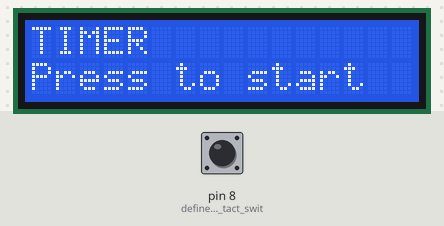
This sketch was run on a simulated Arduino Uno, built with avr-gcc and run on an emulated ATmega328P. Parts: 16×2 character LCD. The inputs (shaded band) are chosen by the test bench; at power-on: pin 8 (defined_pin_for_tact_swit) HIGH.

Above: at 0.9 s.
1.0 s: pin 8 (defined_pin_for_tact_swit) pulled LOW for 0.15 s
At 1.4 s:
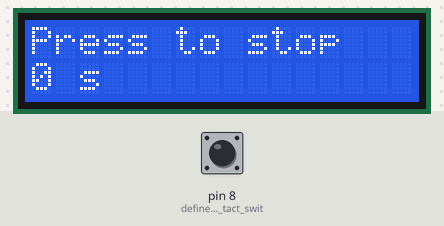
3.1 s: pin 8 (defined_pin_for_tact_swit) pulled LOW for 1 s
At 4.5 s:
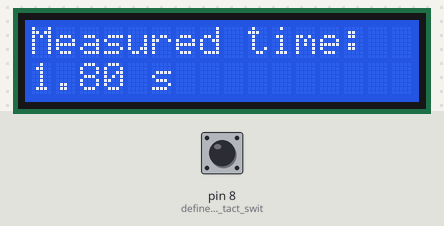
Timing chart, 0 to 6.1 s (numbered marks = the images above; inputs shaded):
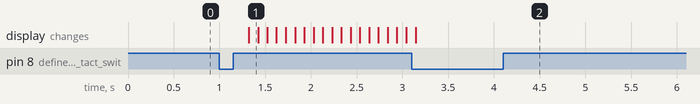

Measured:
- after the input at 1.0 s, the display: changes after 0.32 s (image 1)
- after the input at 3.1 s, the display: changes after 0.05 s (image 2)

The sketch:

timer.ino
```cpp
#include <LiquidCrystal.h>  //lcd display library

LiquidCrystal lcd(2,3,4,5,6,7); //defined lcd pins
float seconds = 0;  //float variable to count seconcds
bool timer_on = false;  //boolean for checking timer state

void setup() {
  lcd.begin(16 ,2); //lcd type declaration
  pinMode(8, INPUT_PULLUP); //defined pin for tact switch

  //upper line message
  lcd.setCursor(0, 0);  //set cursor at first line
  lcd.print("TIMER"); //print message
  //lower line message
  lcd.setCursor(0, 1);  //set cursor at second line
  lcd.print("Press to start");  //print message

  while(digitalRead(8) == HIGH) delay(25);  //wait for button to be pressed
  timer_on = true;  //timer on mode
  delay(300); //required delay for correct timer work
  lcd.clear();  //clean display

  //upper line message
  lcd.setCursor(0, 0);  //set cursor at first line
  lcd.print("Press to stop"); //print message
  //lower line message
  lcd.setCursor(0, 1);  //set cursor at second line
  lcd.print("0 s");  //print message

  while(timer_on == true) { //repeat until button is pressed
    delay(100);  //0,1 s delay
    seconds += 0.1;  //increase counter value

    //lower line message
    lcd.setCursor(0, 1);  //set cursor at second line
    lcd.print(seconds); //print message
    lcd.print(" s");  //add 's' sign
    if (digitalRead(8) == LOW) timer_on = false;  //change timer_on value when button is pressed
  }

  //final display messages
  lcd.clear();  //clear the display

  //upper line message
  lcd.setCursor(0, 0);  //set cursor at first line
  lcd.print("Measured time:");  //print message
  //lower line message
  lcd.setCursor(0, 1);  //set cursor at second line
  lcd.print(seconds); //print message
  lcd.print(" s");  //add 's' sign
}

//if you want to repeat measurement, just press arduino reset button

void loop() {
}
```
